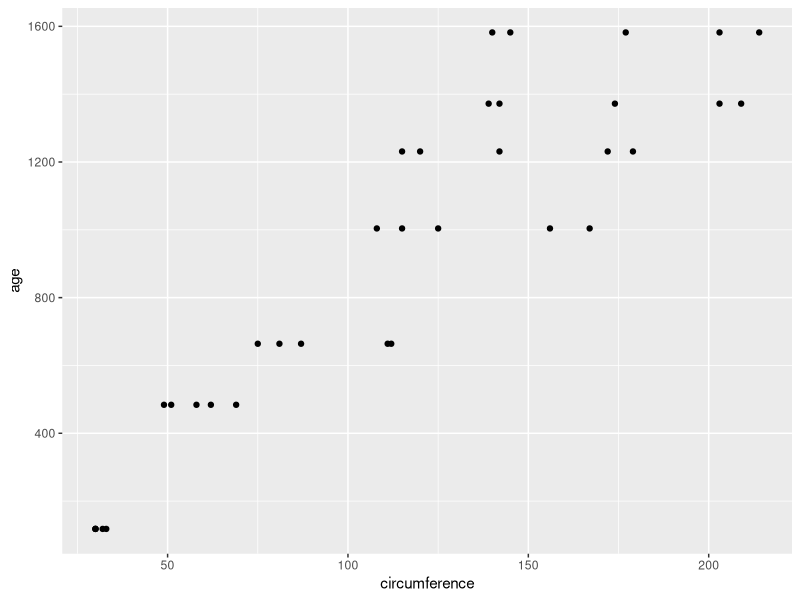
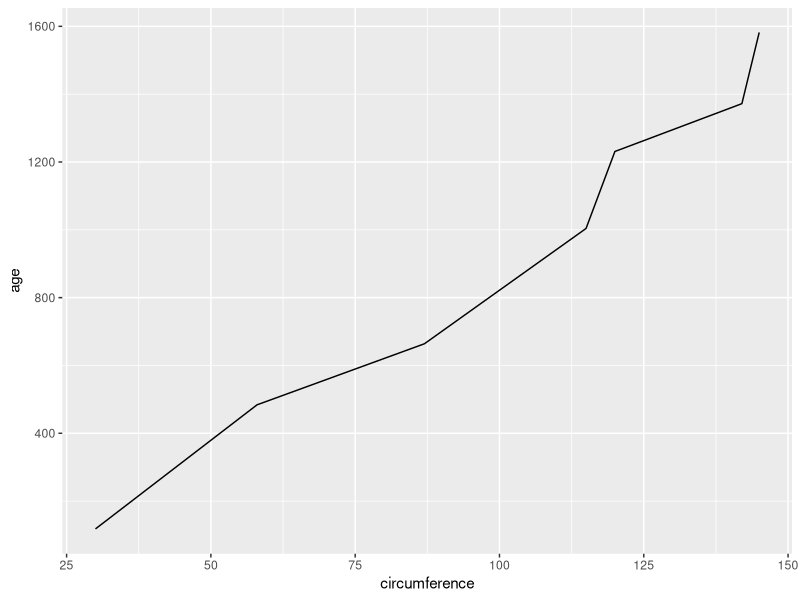
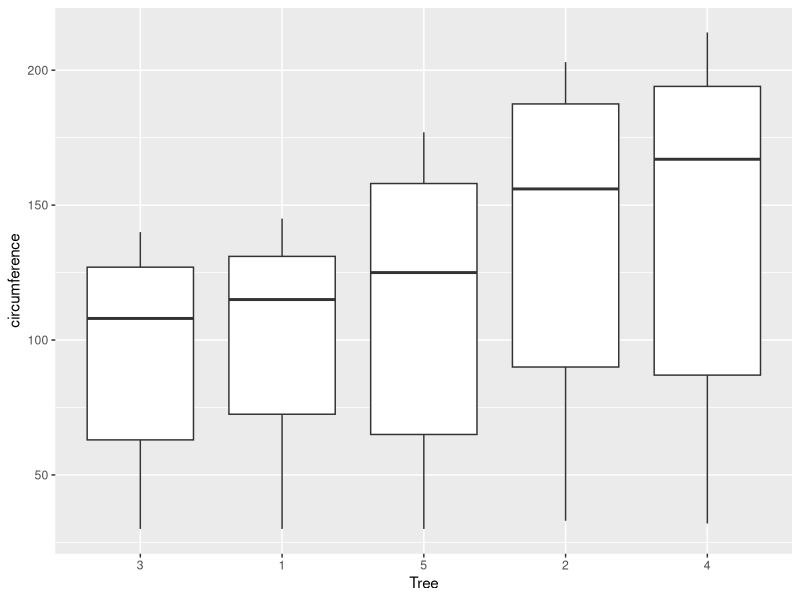
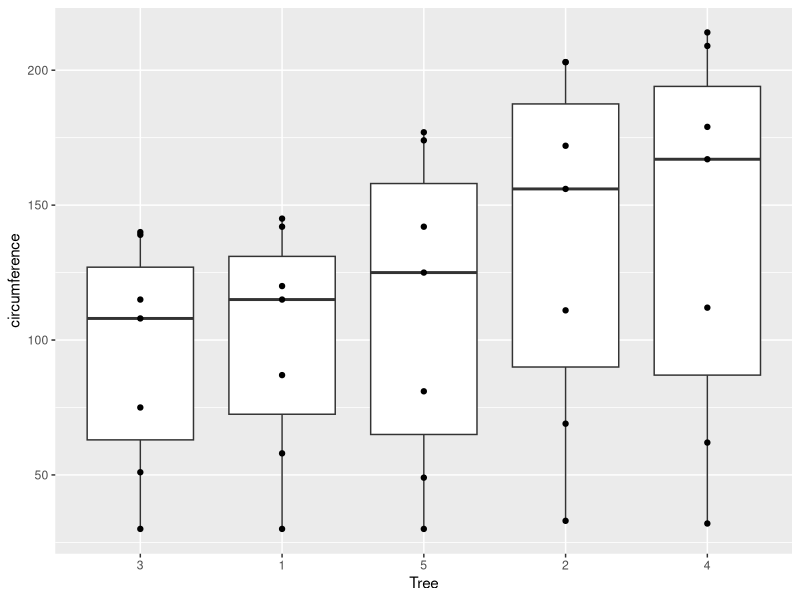
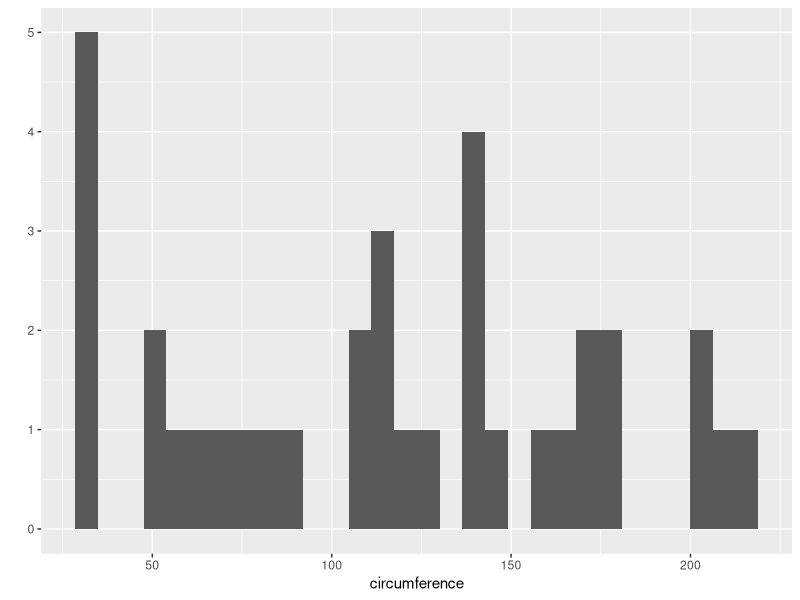
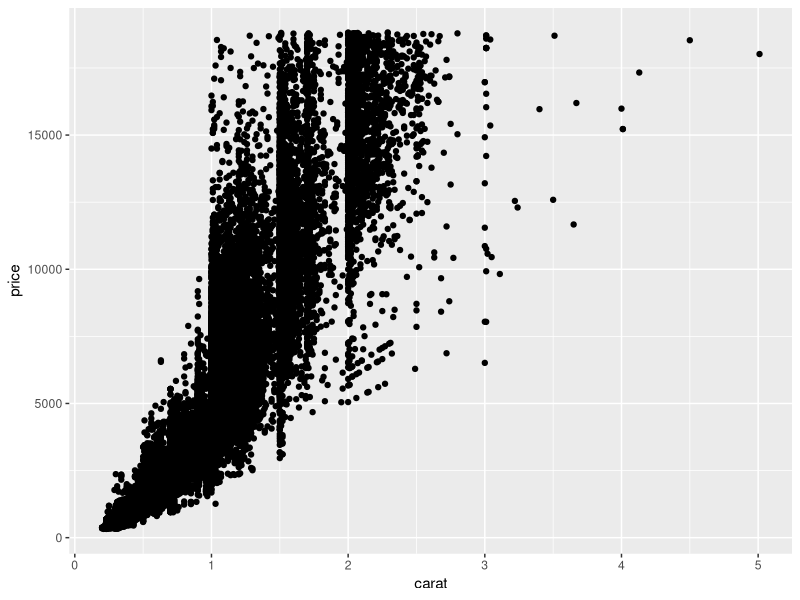
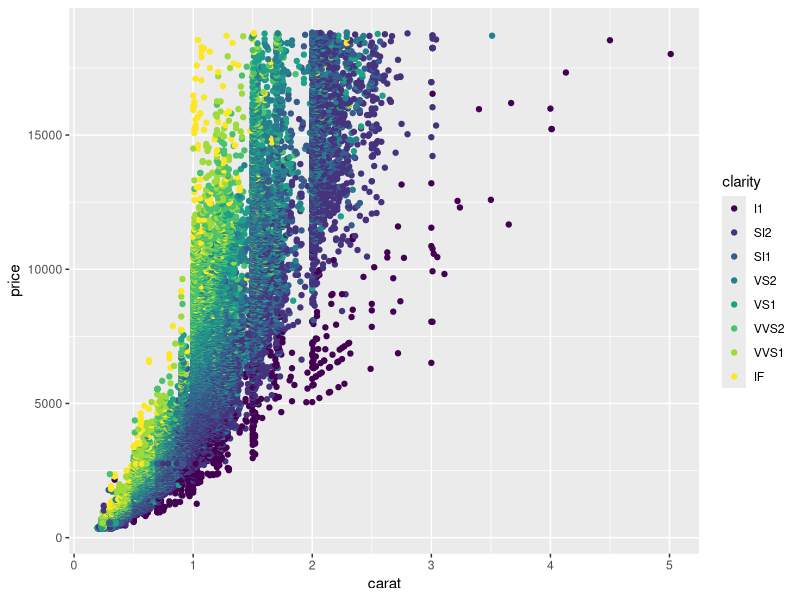
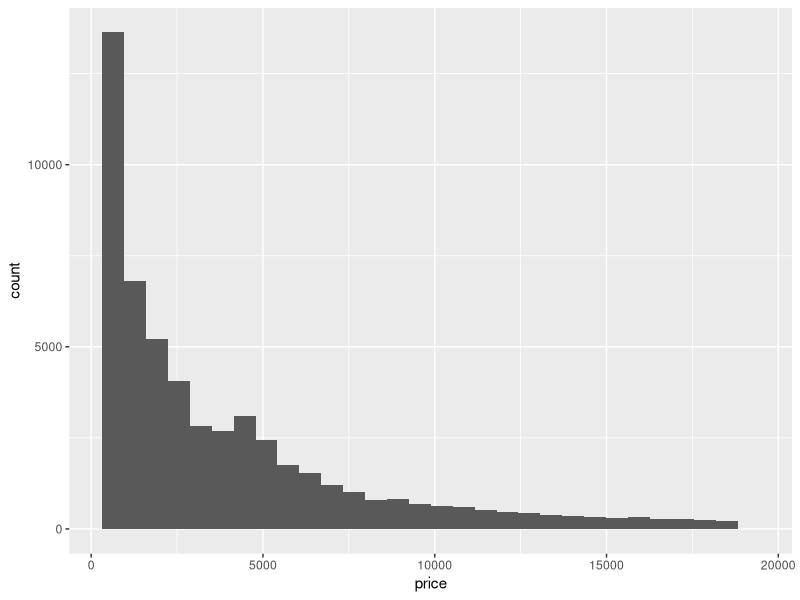

These figures' R source, in order:
#qplot and ggplot functions in ggplot2
#load libraries
library(ggplot2)
#dataset orange is already in R
qplot(x=circumference, y=age, data=Orange)
#line plot
qplot(x=circumference, y=age, data=Orange[Orange$Tree==1,], geom="line")
#boxplot
qplot(x=Tree, y=circumference, data=Orange, geom="boxplot")
#boxplot with individual observations
qplot(x=Tree, y=circumference, data=Orange, geom=c("boxplot", "point"))
#histogram
qplot(x=circumference, data=Orange, geom="histogram")

#ggplot2 
#explore the data
data(diamonds)
summary(diamonds)
dim(diamonds)
#first scatterplot
ggplot(diamonds, aes(carat, price)) + geom_point()
#second scatterplot
ggplot(diamonds, aes(carat, price, colour=clarity))+ geom_point()
#first histogram
ggplot(diamonds, aes(price)) + geom_histogram()
#histogram of diamonds
ggplot(data=diamonds) + geom_histogram(binwidth=500, aes(x=diamonds$price)) + ggtitle("Diamond Price Distribution") + xlab("Diamond Price U$S") + ylab("Frequency")+theme_minimal()
#boxplot
ggplot (diamonds, aes(factor(cut), price, fill=cut)) + geom_boxplot() + ggtitle ("Diamond Price vs Cut") + xlab("Type of Cut") + ylab("Diamond Price U$S") + coord_cartesian(ylim=c(0,7500))

#we also can create a ggplot object
g<-ggplot(diamonds, aes(x=carat, y=price))+geom_point()
#and then add the layers with other attributes
g + geom_smooth()